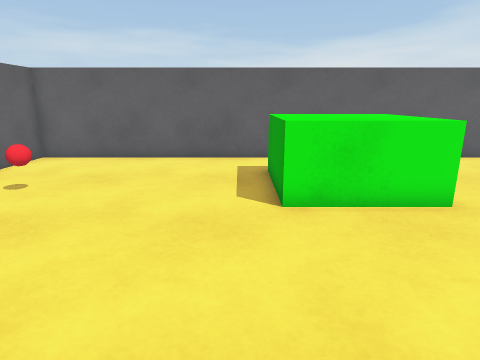
view 1 (above)

16 first-person views from a walk through a scene from a Unity 3-D project. The camera is 1.2 m above the floor, tilts 14° down and sees 75° across. The floor is counted in squares, 0.5 m on a side. Each view is taken from the middle of a square. On the plan, view 1 faces up. The plan holds only what a view shows up to about 19 squares ahead; the rest is blank. The player is left out.

view 2
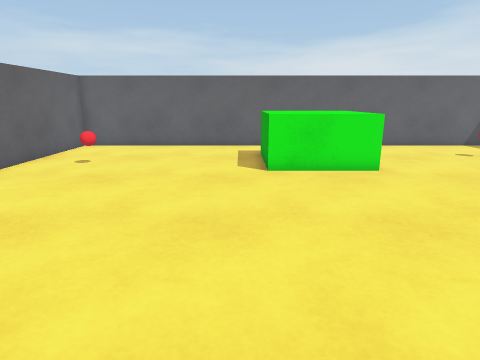

view 3
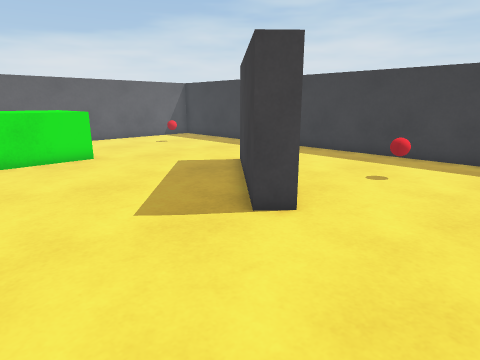

view 4
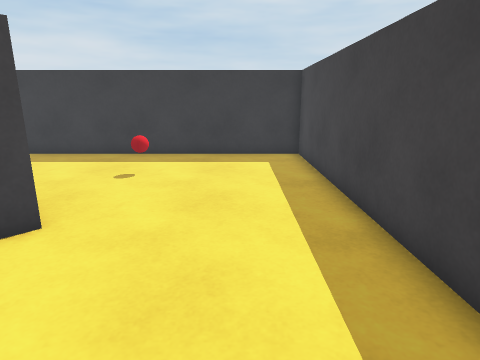

view 5
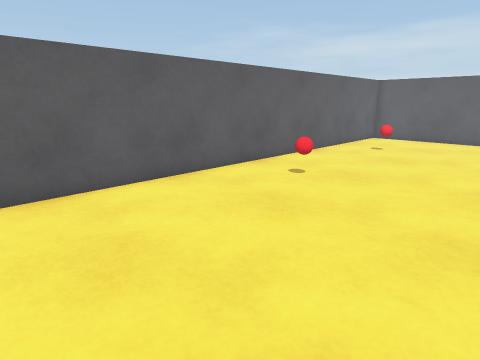

view 6
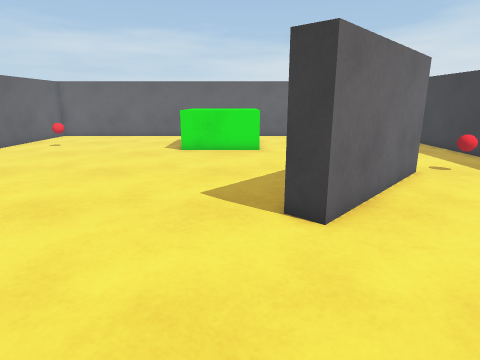

view 7
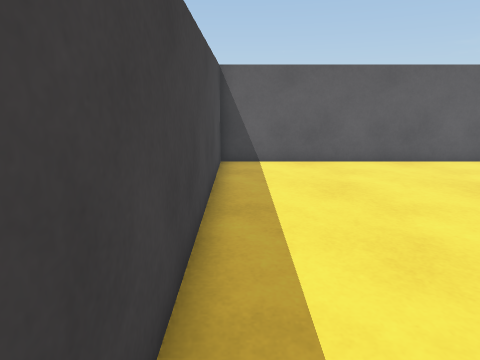

view 8
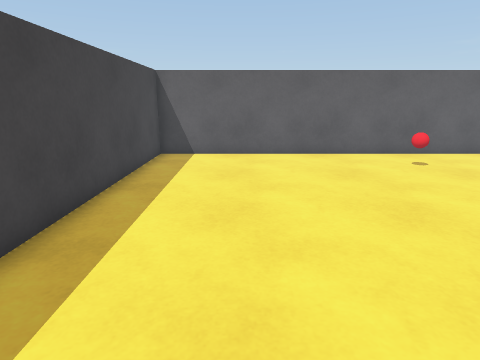

view 9
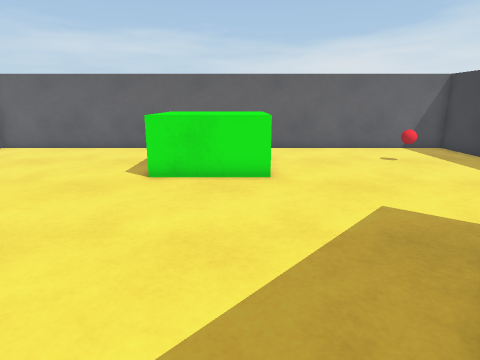

view 10
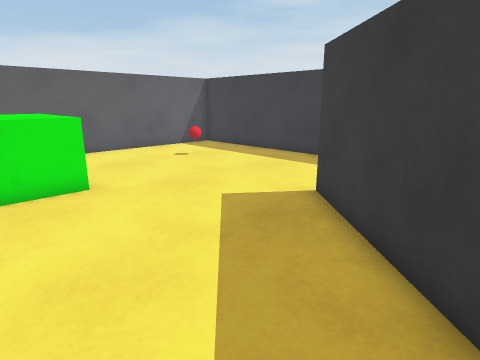

view 11
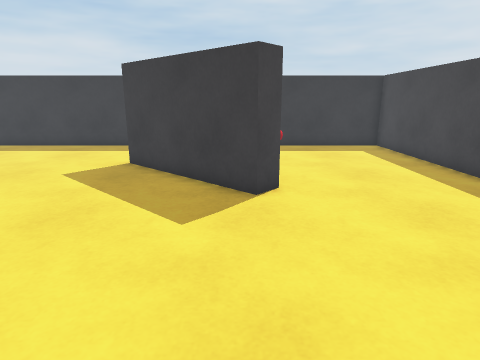

view 12
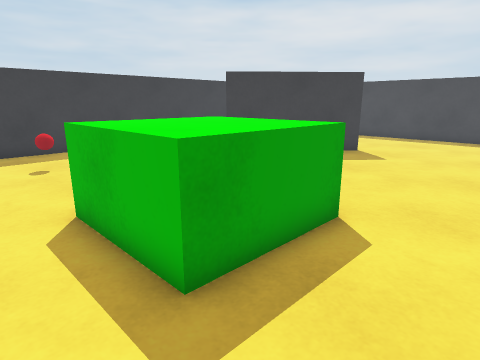

view 13
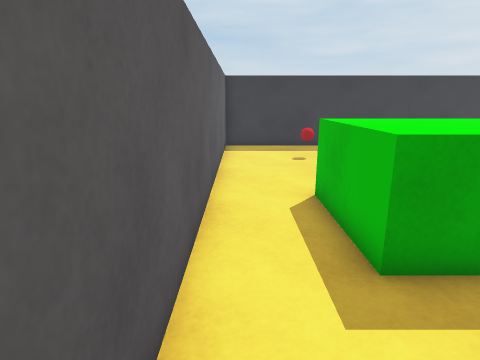

view 14
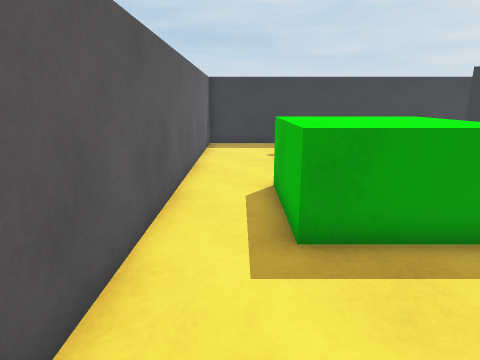

view 15
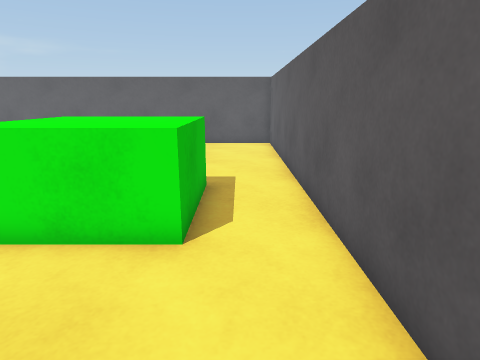

view 16
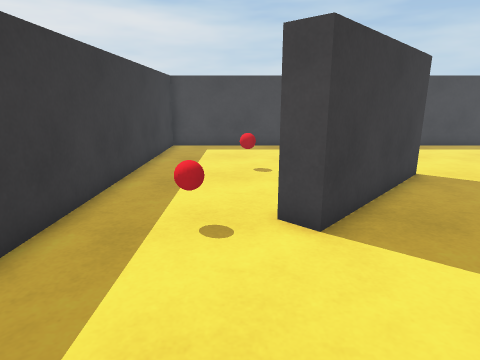

### Floor plan
Points are (right, up) in squares from view 1. A wall is a line through its corners. A room is listed if a view was taken in it or the views show most of it. See-through windows are left out.
Room 1 (views 1, 2, 3, 4, 5, 6, 7, 8, 9, 10, 11, 12, 13, 14, 15, 16)
walls: (5, -2.4) (9.5, 2.5) (10.2, 1.8) (5.7, -3.1) (5, -2.4); (-8.8, -9.8) (14.8, -9.8) (14.8, 13.8) (-8.8, 13.8) (-8.8, -9.8)
objects: red ball (-6, 1); red ball (-6, 8); green block (1, 7) to (5, 11); red ball (11, -4); red ball (11, 10); red ball (12, 2)

Where each view was taken, in squares from view 1:
view 1: 0 up, 0 right, facing up
view 2: 4 down, 0 right, facing up
view 3: 7 down, 0 right, facing up-right
view 4: 7 down, 0 right, facing right
view 5: 8 down, 0 right, facing up-left
view 6: 9 down, 4 right, facing up
view 7: 9 down, 4 right, facing left
view 8: 6 down, 6 right, facing left
view 9: 3 down, 4 right, facing up
view 10: 2 down, 2 right, facing up-right
view 11: 2 down, 3 left, facing right
view 12: 13 up, 2 left, facing down-right
view 13: 13 up, 3 left, facing right
view 14: 12 up, 4 left, facing right
view 15: 12 up, 10 right, facing left
view 16: 8 up, 11 right, facing down
